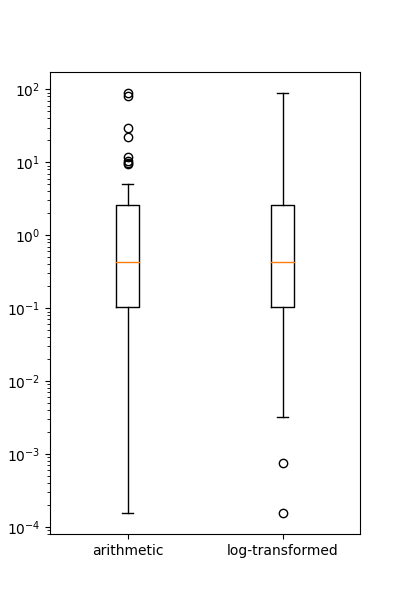

Write Python code to recreate this figure.
import numpy as np
import matplotlib.pyplot as plt
from matplotlib import cbook
np.random.seed(0)

fig, ax = plt.subplots(figsize=(4, 6))
ax.set_yscale('log')
data = np.random.lognormal(-1.75, 2.75, size=37)

stats = cbook.boxplot_stats(data, labels=['arithmetic'])
logstats = cbook.boxplot_stats(np.log(data), labels=['log-transformed'])

for lsdict in logstats:
    for key, value in lsdict.items():
        if key != 'label':
            lsdict[key] = np.exp(value)

stats.extend(logstats)
ax.bxp(stats)
fig.show()
